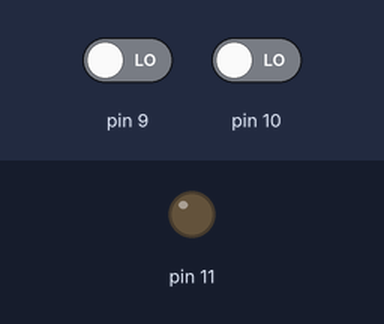
A sketch run on a simulated Arduino Uno, built with avr-gcc and run on an emulated ATmega328P. On the bench: output pins drawn as LEDs (lit = HIGH). The inputs (shaded band) are chosen by the test bench; at power-on: pin 9 LOW, pin 10 LOW.

Above: at 1.2 s.
1.3 s: pin 9 driven HIGH
At 1.9 s:
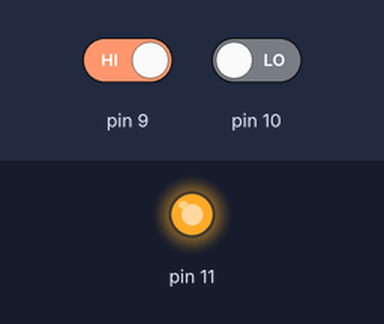
2.8 s: pin 9 driven LOW
At 4.0 s:
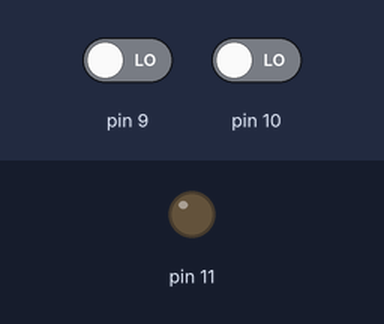
4.3 s: pin 10 driven HIGH
At 5.4 s:
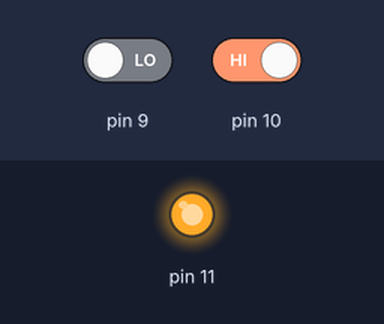
Timing chart, 0 to 7.3 s (numbered marks = the images above; inputs shaded):
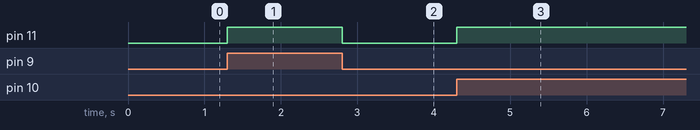

Measured:
- after the input at 1.3 s, pin 11: LOW → HIGH at once
- after the input at 2.8 s, pin 11: HIGH → LOW at once
- after the input at 4.3 s, pin 11: LOW → HIGH at once

The sketch:

OR.ino
```cpp
void setup()
{

 pinMode(11,OUTPUT);
 pinMode (10,INPUT);
 pinMode (9,INPUT);

}

void loop()

{
  int dvalue1=digitalRead(10);
  int dvalue2=digitalRead(9);

  if (dvalue1==HIGH || dvalue2==HIGH)
  {
    digitalWrite(11,HIGH);
  }
  else
  {
  digitalWrite(11,LOW);
  }
}
```
